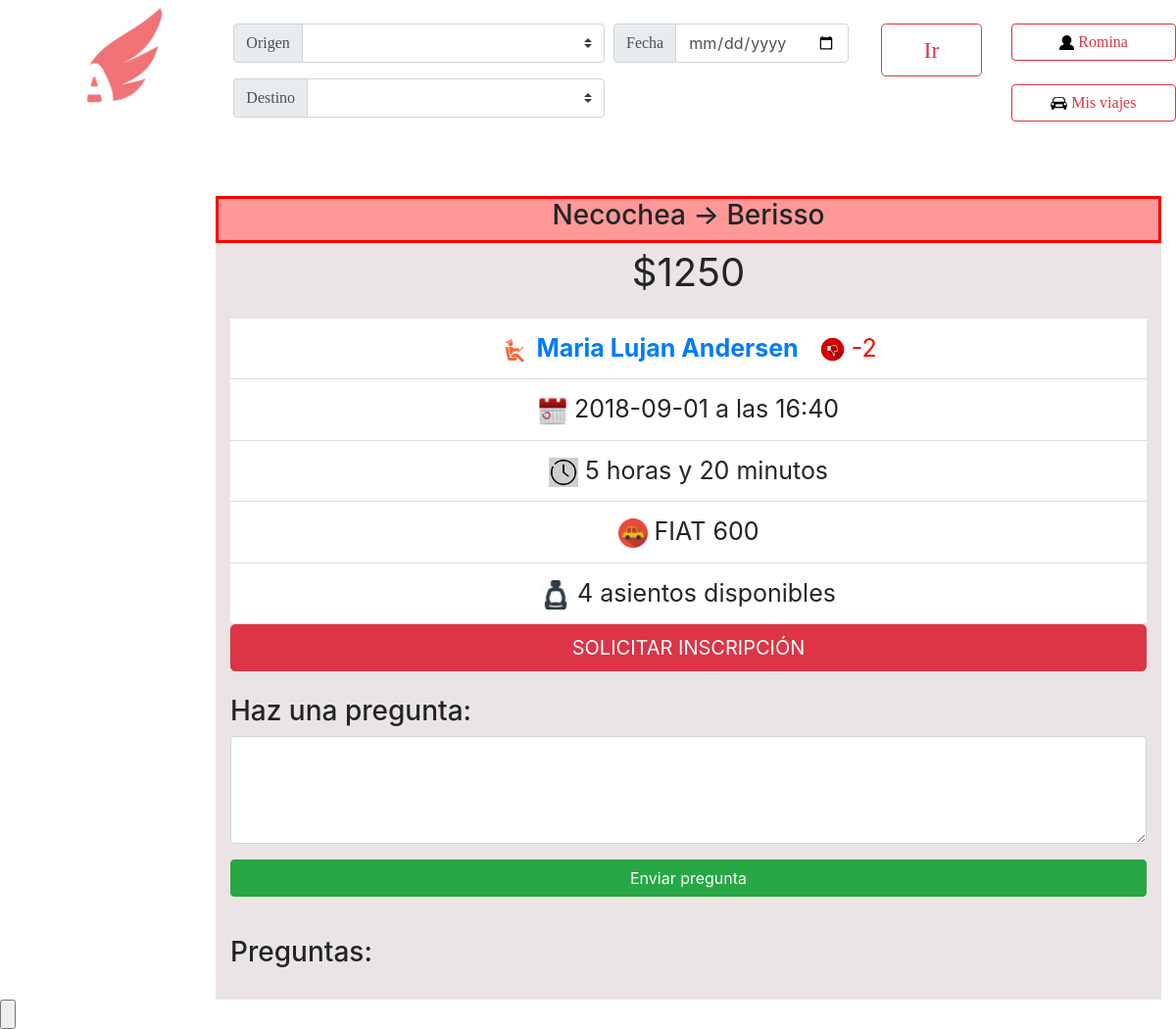
The page /verViaje.php?id=59 (signed in) on the database its author committed.
### tables this page shows
CREATE TABLE IF NOT EXISTS `ciudades` (
  `nombre` varchar(100) NOT NULL,
  `IDCiudad` int(11) NOT NULL AUTO_INCREMENT,
  PRIMARY KEY (`IDCiudad`)
);

CREATE TABLE IF NOT EXISTS `viajes` (
  `IDviaje` int(11) NOT NULL AUTO_INCREMENT,
  `fecha` date NOT NULL,
  `hora` time NOT NULL,
  `IDvehiculo` int(50) NOT NULL,
  `IDconductor` int(50) NOT NULL,
  `llegada` datetime NOT NULL,
  `IDOrigen` int(11) NOT NULL,
  `IDDestino` int(11) NOT NULL,
  `Precio` double NOT NULL,
  `asientos_disponibles` int(5) NOT NULL,
  `realizado` tinyint(1) NOT NULL DEFAULT '0',
  PRIMARY KEY (`IDviaje`)
);

CREATE TABLE IF NOT EXISTS `usuarios` (
  `nombre` varchar(50) NOT NULL,
  `apellido` varchar(50) NOT NULL,
  `email` varchar(50) NOT NULL,
  `clave` varchar(50) NOT NULL,
  `fecha` date NOT NULL,
  `foto` longblob,
  `token` varchar(100) NOT NULL,
  `ID` int(11) NOT NULL AUTO_INCREMENT,
  `borrado` tinyint(1) NOT NULL DEFAULT '0',
  `penalizacion` int(20) NOT NULL DEFAULT '0',
  `penalizacion_acom` int(20) NOT NULL DEFAULT '0',
  `deuda` float NOT NULL DEFAULT '0',
  PRIMARY KEY (`ID`)
);

CREATE TABLE IF NOT EXISTS `vehiculos` (
  `Marca` varchar(100) NOT NULL,
  `Modelo` varchar(100) NOT NULL,
  `Patente` varchar(10) NOT NULL,
  `Asientos` int(20) NOT NULL,
  `IDvehiculo` int(100) NOT NULL AUTO_INCREMENT,
  `IDuser` int(11) NOT NULL,
  PRIMARY KEY (`IDvehiculo`)
);

### verViaje.php (the view, shortened to what this page needs)
<html lang="en">
  <head>
    <link rel="stylesheet" href="css/bootstrap.min.css">
  </head>
  <body>
      <?php
            $link=conectarABase();
            $iduser = $_SESSION['id'];
            $idviaje = $_GET['id'];
            $resultado = mysqli_query($link, "SELECT * FROM viajes where IDviaje='$idviaje'");
            $row = $resultado->fetch_array(MYSQLI_NUM);
            $origen = mysqli_query($link, "SELECT nombre FROM ciudades where IDCiudad=$row[6]");
            $origen = $origen ->fetch_array(MYSQLI_NUM);
            $destino = mysqli_query($link, "SELECT nombre FROM ciudades where IDCiudad=$row[7]");
            $destino = $destino ->fetch_array(MYSQLI_NUM);
            $nombreUser = mysqli_query($link,"SELECT nombre,apellido,ID,penalizacion,borrado FROM usuarios where ID=$row[4]");
            $nombreUser = $nombreUser ->fetch_array(MYSQLI_NUM);
            $vehiculos = mysqli_query($link, "SELECT marca,modelo FROM vehiculos where IDvehiculo='$row[3]'");
            $vehiculos = $vehiculos -> fetch_array(MYSQLI_NUM);
            $puntos=0;
            $calificaciones = mysqli_query($link, "SELECT calificacion FROM calificaciones where IDdestino=$nombreUser[2] AND aConductor");
            while($cal = $calificaciones->fetch_array(MYSQLI_NUM)){
                $puntos=$puntos+$cal[0];
            }
            $puntos = $puntos - $nombreUser[3];
            $postulados = mysqli_query($link, "SELECT IDusuario from postulados_usuarios_viajes where IDviaje=$idviaje AND IDusuario=$iduser");
            $numfilas = mysqli_num_rows($postulados);
  	?>
        <header>
          <nav>
     <ul>
                    <div class="row" position="fixed">
                        <div class="col-2">
                                <a href="PaginaPrincipal.php">
                                <img href="PaginaPrincipal.php" src="Logo.jpg" alt="Imagen no disponible"  class="rounded mx-auto d-block" height="120x120">
                                </a>
                        </div>
                        <div class="col-8">
                            <div class="row" position="fixed">
                                <div class="col-10">
                                    <br>
                                    <form action="PaginaPrincipal.php" method="POST" accept-charset="utf-8">
                                      <div class="input-group">
                                        <div style="width:60%" class="input-group input-group-prepend mb-3">
                                            <div class="input-group-prepend">
                                                <span  class="input-group-text" id="basic-addon1"><font size="3" face="Univers-Light-Normal">Origen</font></span>
                                            </div>
                                            <select style="height: 40px" class="custom-select" placeholder='vehiculo' name='IDOrigen' id="inputGroupSelect01">
                                                    <option value="" selected></option>
                                                    <?php $citys=mysqli_query($link,"SELECT * FROM ciudades ORDER BY nombre");while($fila3 = $citys->fetch_array(MYSQL_NUM)){?>
                                                    <option value="<?php echo $fila3[1]?>"><?php echo $fila3[0] ?></option>
                                                    <?php }?>
                                            </select>
                                        </div>
                                        <div style="width:38%;margin-left:10px" class="input-group input-group-prepend mb-3">
                                            <div class="input-group-prepend">
                                                <span  class="input-group-text" id="basic-addon1"><font size="3" face="Univers-Light-Normal">Fecha</font></span>
                                            </div>
                                          <input  type="date" face="Univers-Light-Normal" name="fecha" class="form-control" aria-label="La Plata" aria-describedby="basic-addon1">
                                        </div>
                                      </div>
                                      <div style="width:60%" class="input-group input-group-prepend mb-3">
                                          <div class="input-group-prepend">
                                              <span class="input-group-text" id="basic-addon1"><font size="3" face="Univers-Light-Normal">Destino</font></span>
                                          </div>
                                            <select style="height: 40px" class="custom-select" placeholder='vehiculo' name='IDDestino' id="inputGroupSelect02">
                                                    <option value="" selected></option>
                                                    <?php $citys=mysqli_query($link,"SELECT * FROM ciudades ORDER BY nombre");while($fila3 = $citys->fetch_array(MYSQL_NUM)){?>
                                                    <option value="<?php echo $fila3[1]?>"><?php echo $fila3[0] ?></option>
                                                    <?php }?>
                                            </select>
                                          </div>
                                </div>
                                <div class="col-2">
                                    <br>
                                    <button type="submit" name="apreto_ir" href="" class="btn btn-outline-danger btn-lg btn-block btn-lg"><font size="5" face="Univers-Light-Normal">Ir</font></button><br>
                                </div>
                            </div>
                        </div>
                        <div class="col-2">
                            <br>
                            <a href="MiCuenta.php" class="btn btn-outline-danger btn-block"><img src="Imagenes/Usuario.png" height="15x15"><font size="3" face="Univers-Light-Normal">     <?php echo $_SESSION['nombre']; ?></font></a><br>
                            <a href="MisViajes.php" class="btn btn-outline-danger btn-block"><img src="Imagenes/MisViajes.png" height="17x17"><font size="3" face="Univers-Light-Normal">     Mis viajes</font></a>
                        </div>
                    </div>
                 </ul>
            </nav>
        </header>
      <br>
      <bR>
		<div class="row" position="fixed">
			<div class="col-2">
			</div>
			<div class="col-10">
                         <div class='container'>
                          <div class="panel panel-danger">
                            <div class="panel-heading">
                                <div class="container-fluid" style="border-style:solid;border-color: red;background-color:#ff9999 ">
                                    <h3 class="text-center">
                                        <?php echo $origen[0] . " -> " . $destino[0]; ?></h3>
                                </div>
                            </div>
                              <div class='container-fluid' style='background-color: #ebe4e4;'>
                                    <div class="panel-body text-center" >
                                        <p style="font-size: 40" class="lead">
                                            <strong>$<?php echo round($row[8],2);?></strong></p>
                                    </div>
                                      <ul class="list-group list-group-flush text-center" >
                                          <li class="list-group-item" style="font-size: 25"><i class="icon-ok text-danger"></i><img height="30x30" src='Imagenes/CONDUCTOR.png'>
                                            <?php if(!$nombreUser[4]){ ?>
                                                <a style="font-weight: bold"  href="verPerfil.php?id=<?php echo $row[4];?>"><?php echo $nombreUser[0] . " " . $nombreUser[1]; ?></a>
                                              <?php } else{ ?> <strong> <?php echo $nombreUser[0] . " " . $nombreUser[1]; ?> </strong> <?php }?>
                                            <img style="margin-left:15px" height="25x25" src="Imagenes/<?php if($puntos>=0){echo "like.png";}else{echo "unlinke.jpg";}?>"><font style="color: <?php if ($puntos>=0){echo "green";}else{echo "red";}?>"> <?php echo '   ' . $puntos;?></font></li>
                                        <li class="list-group-item" style="font-size: 25"><i class="icon-ok text-danger"></i><img height="30x30" src='Imagenes/calendario.png'><?php echo '     ' . $row[1]. ' a las ' . substr($row[2], 0, 5);?></li>
                                        <li class="list-group-item" style="font-size: 25"><i class="icon-ok text-danger"></i><img height="30x30" src="Imagenes/reloj.png"><?php $fecha1 = new DateTime("$row[1] . $row[2]");$fecha2 = new DateTime($row[5]);$diferencia = $fecha2->diff($fecha1);$agregar=0;if($diferencia->d>0){$agregar=$diferencia->d*24;}$horas=$diferencia->h+$agregar;echo "   $horas horas";if(($diferencia->i)!=0){echo" y $diferencia->i minutos";}?></li>
                                        <li class="list-group-item" style="font-size: 25"><i class="icon-ok text-danger"></i><img height="30x30" src='Imagenes/AUTO.png'><?php echo '     ' . $vehiculos[0] . ' '.$vehiculos[1] ;?></li>
                                        <li class="list-group-item" style="font-size: 25"><i class="icon-ok text-danger"></i><img height="30x30" src='Imagenes/asiento.png'><?php echo '     ' . $row[9]. ' asientos disponibles';?></li>
                                      </ul>
                                    <div class="panel-footer">
                                        <?php if ($row[4]!=$iduser && $numfilas == 0){ ?>
                                        <a class="btn btn-lg btn-block btn-danger" href="postularse.php?id=<?php echo $idviaje;?>">SOLICITAR INSCRIPCIÓN</a>
                                        <?php }?>
                                        <br>
                                    </div>
                                  <?php if($row[4]!=$iduser){ ?>
                                  <form method="POST" action="">
                                    <div class="form-group">
                                        <h3>Haz una pregunta:</h3>
                                        <textarea class="form-control" rows="4" id="comentario" name="comentario"></textarea>
                                    </div>
                                      <button class="btn btn-success btn-block" type="submit" name="preguntar" onclick="return confirm('¿Estás seguro de enviar la pregunta?');">Enviar pregunta</button>
                                 </form>
                                 <br>
                                 <?php }?>
                                <h3>Preguntas:</h3>
                                <br>
                              </div>
                             </div>
                            </div>
			</div>
                     </div>
        	<input type="submit" value="" />
    	</body>
    </html>

### rows shown on the page
ciudades: nombre "Necochea"
ciudades: nombre "Berisso"
viajes: Precio "1250", fecha "2018-09-01", hora "16:40", asientos_disponibles "4"
usuarios: nombre "Maria Lujan", apellido "Andersen"
vehiculos: Marca "FIAT", Modelo "600"

### other values the page prints
$_SESSION['nombre'] "Romina"
$puntos "-2"
$horas "5"
$diferencia->i "20"
